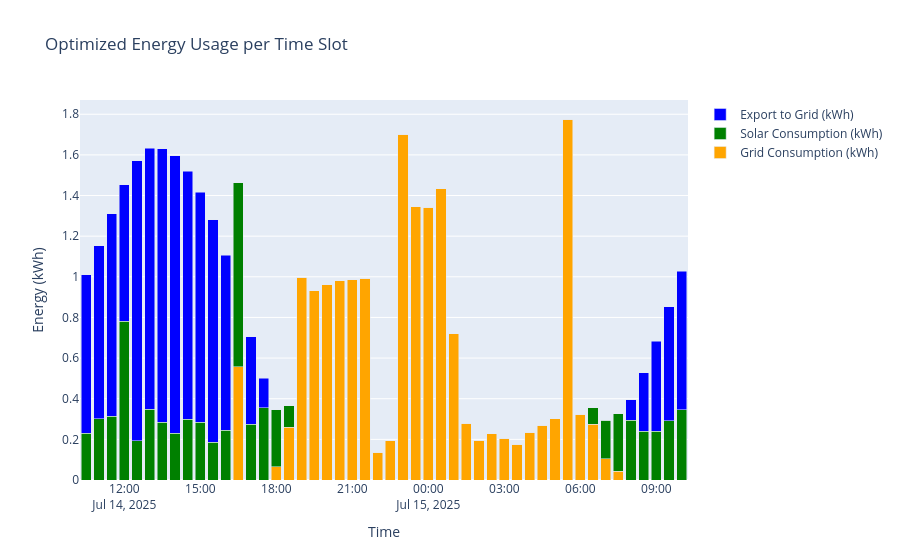

This figure's notebook cell:
### Code cell
import plotly.graph_objs as go
import numpy as np

interval_hours = 0.5  # 30 minutes per row

# Grid import (kWh)
grid_import_opt = optimal_df['P_grid_pos'] * interval_hours / 1000

# Grid export (kWh, positive values)
grid_export_opt = -optimal_df['P_grid_neg'] * interval_hours / 1000

# Solar used for load/deferrables (kWh)
total_load_opt = optimal_df['P_Load'] + optimal_df['P_deferrable0'] + optimal_df['P_deferrable1']
solar_used_opt = (total_load_opt - optimal_df['P_grid_pos']).clip(lower=0)
solar_used_opt = np.minimum(solar_used_opt, optimal_df['P_PV']) * interval_hours / 1000

# Prepare time axis
if 'timestamp' in optimal_df.columns:
    time_axis_opt = pd.to_datetime(optimal_df['timestamp'])
else:
    time_axis_opt = np.arange(len(optimal_df))

fig = go.Figure()
fig.add_trace(go.Bar(
    x=time_axis_opt,
    y=grid_import_opt,
    name='Grid Consumption (kWh)',
    marker_color='orange'
))
fig.add_trace(go.Bar(
    x=time_axis_opt,
    y=solar_used_opt,
    name='Solar Consumption (kWh)',
    marker_color='green'
))
fig.add_trace(go.Bar(
    x=time_axis_opt,
    y=grid_export_opt,
    name='Export to Grid (kWh)',
    marker_color='blue'
))

fig.update_layout(
    barmode='stack',
    title='Optimized Energy Usage per Time Slot',
    xaxis_title='Time',
    yaxis_title='Energy (kWh)',
    hovermode='x unified'
)
fig.show()
